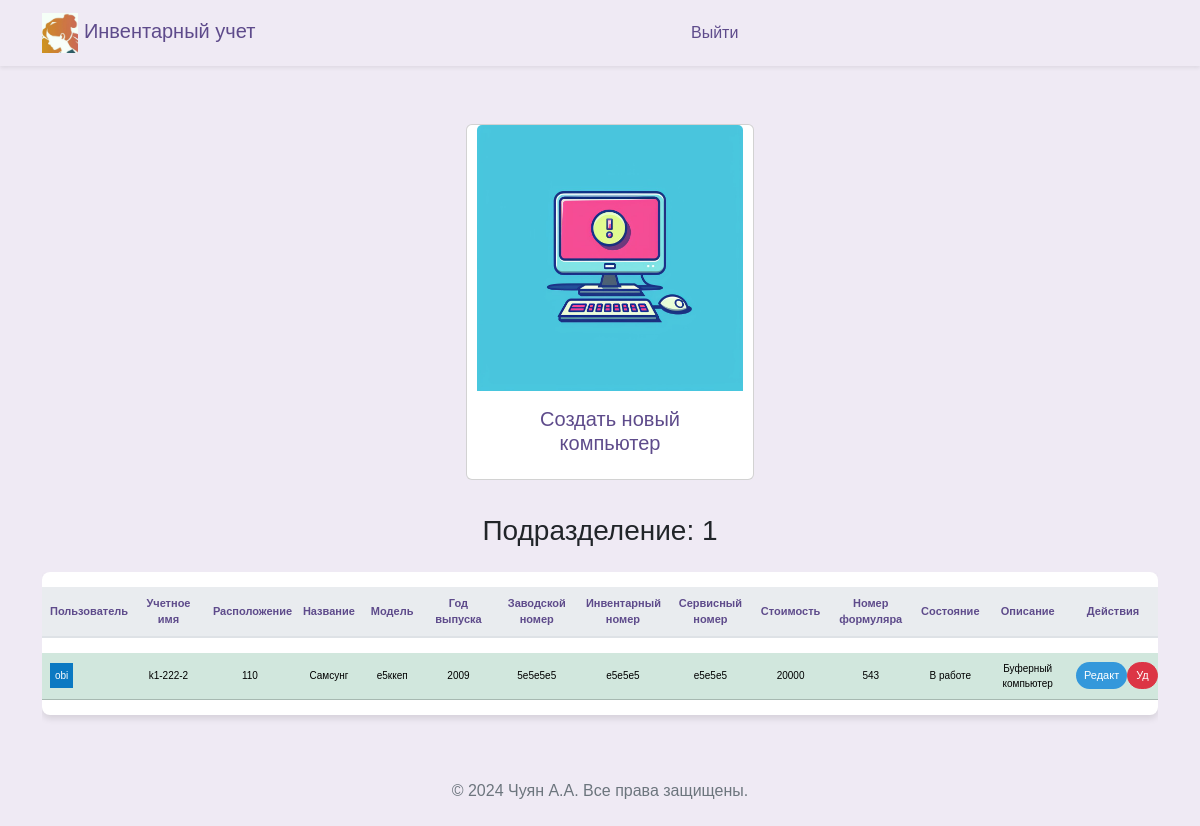
/arms (signed in), run on an earlier commit of the app's database.
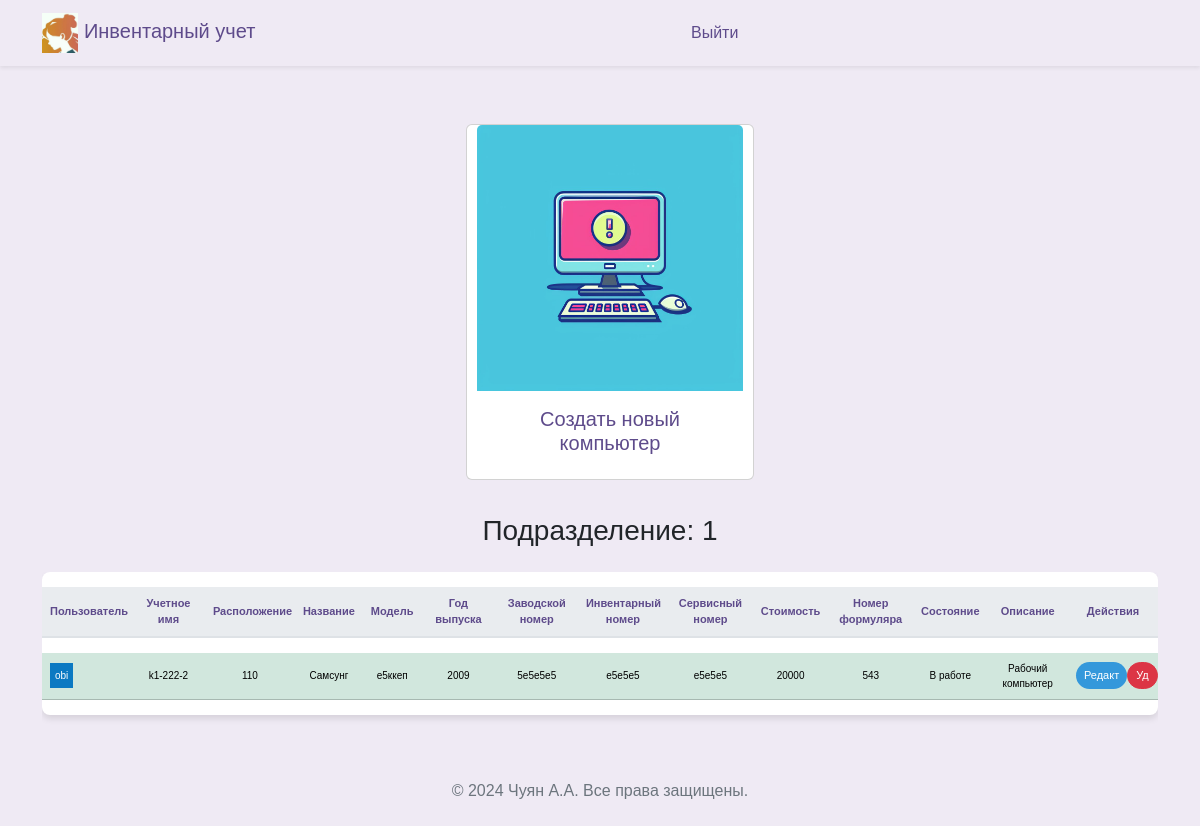
And on a later commit of the database.
### src/database/models.py (models this page shows, shortened)
class Arm(Base):
    __tablename__ = "arm"
    id = Column(Integer, primary_key=True)
    title = Column(String, unique=True)
    department_arm = Column(String)
    location = Column(String)
    name = Column(String)
    model = Column(String)
    release = Column(String)
    num_serial = Column(String)
    num_invent = Column(String)
    num_service = Column(String)
    price = Column(String)
    formular = Column(String)
    state = Column(String)
    description = Column(String, default=None)
    description2 = Column(String, default=None)
    description3 = Column(String, default=None)
    id_worker = Column(Integer, ForeignKey("worker.id"), default=1)
    conn_arm_worker = relationship(
        "Worker", back_populates="conn_worker_arm"
    )

### src/frontend/router.py (the view)
@router.get("/arms")
async def get_arms(
    request: Request,
    worker: Worker = Depends(get_worker_or_redirect),
    session: AsyncSession = Depends(get_session),
):
    data = await CRUDArm.get_all_arm_sorted(session)
    data_worker = await CRUDWorker.get_all(session)
    return templates.TemplateResponse(
        "arms/index.html",
        {"request": request, "worker": worker, "data": data, "data_worker": data_worker},
    )

### src/frontend/template/arms/index.html (shortened to what the changed rows need)
{% extends "base/base.html" %}
{% block content %}
<head>
</head>
<div class="row">
  <div class="col-12">
    <div class="table-responsive">
      <table class="table table-hover table-shadow table-rounded">
        <thead>
          <tr>
            <th scope="col" >Пользователь</th>
            <th scope="col" >Учетное имя</th>
            <th scope="col" >Расположение</th>
            <th scope="col" >Название</th>
            <th scope="col" >Модель</th>
            <th scope="col" >Год выпуска</th>
            <th scope="col" >Заводской номер</th>
            <th scope="col" >Инвентарный номер</th>
            <th scope="col" >Сервисный номер</th>
            <th scope="col" >Стоимость</th>
            <th scope="col" >Номер формуляра</th>
            <th scope="col" >Состояние</th>
            <th scope="col" >Описание</th>
            <th scope="col" >Действия</th>
          </tr>
        </thead>
        <tbody class="text-center">
          {% for tuple in data %}
            {% set object = tuple %}
              {% if object.department_arm == worker.department %}
                {% for tuple2 in data_worker %}
                  {% if tuple2.id == object.id_worker %}
                    <tr class="table-success">
                      <td>
                        <div style="display: flex;">
                          <span style="background-color: #0b79c2; color: white; padding: 5px;">
                              {% set varUserName = tuple2.name %}
                              {% set varUserId = tuple2.id %}
                              {{varUserName}}
                          </span>
                        </div>
                      </td>
                      <td>{{ object.title }}</td>
                      <td>{{ object.location }}</td>
                      <td>{{ object.name }}</td>
                      <td>{{ object.model }}</td>
                      <td>{{ object.release }}</td>
                      <td>{{ object.num_serial }}</td>
                      <td>{{ object.num_invent }}</td>
                      <td>{{ object.num_service }}</td>
                      <td>{{ object.price }}</td>
                      <td>{{ object.formular }}</td>
                      <td>{{ object.state }}</td>
                      <td>{{ object.description }}</td>
                      <td>
                        <div style="display: flex;">
                          <button type="button" class="btn btn-primary btn-sm" style="background-color: #3498db; color: white; font-size: 11px;"
                            data-bs-toggle="modal"
                            data-bs-target="#modalUpdate"
                            data-bs-id="{{object.id}}"
                            data-bs-user="{{varUserName}}"
                            data-bs-title="{{object.title}}"
                            data-bs-location="{{object.location}}"
                            data-bs-name="{{object.name}}"
                            data-bs-model="{{object.model}}"
                            data-bs-release="{{object.release}}"
                            data-bs-num_serial="{{object.num_serial}}"
                            data-bs-num_invent="{{object.num_invent}}"
                            data-bs-num_service="{{object.num_service}}"
                            data-bs-price="{{object.price}}"
                            data-bs-formular="{{object.formular}}"
                            data-bs-state="{{object.state}}"
                            data-bs-description="{{object.description}}"
                            data-bs-workerdepartment= "{{worker.department}}"
                            data-bs-user_id="{{varUserId}}"
                            console.log(data-bs-user)
                            >
                            Редакт
                          </button>
                          <button type="button" class="btn btn-danger btn-sm" style="color: white; font-size: 11px;"
                            onclick="deleteArm('{{ object.id }}')">
                            Уд
                          </button>
                        </div>
                      </td>
                    </tr>
                {% endif %}
              {% endfor %}
            {% endif %}
          {% endfor %}
        </tbody>
      </table>
    </div>
  </div>
</div>
{% endblock %}

What changed in the data, as far as the page shows it:
changed Arm "Самсунг": description "Буферный компьютер" → "Рабочий компьютер"
